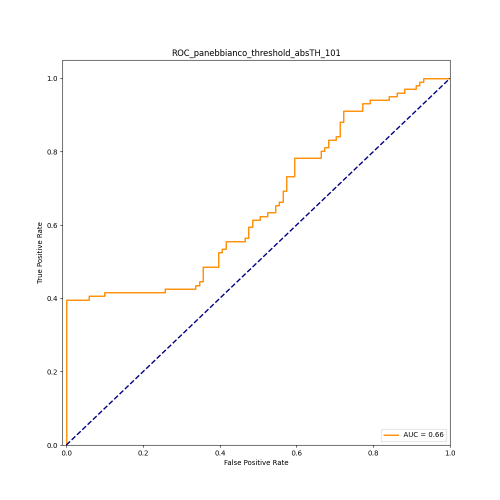
#> input picture ROCs/ROC_panebbianco_threshold_absTH_101.png, 1000 x 1000 px (shown at 1/2 size)
$ python -i threshold_panebbianco.py   (imports and definitions only)
#> lines starting #> are read from the running program, lines starting #| are printed output that depends on the picture
#!/usr/bin/env python3
import os
import cv2
import random
import numpy as np
from skimage.transform import rescale
from scipy.signal import convolve2d
from sklearn.metrics import roc_curve, auc
import matplotlib.pyplot as plt
from embed_panebbianco import embeddedFinalMethod
from detection_panebbianco import extractWatermark, similarity

methodName = "panebbianco_threshold_absTH"
numTestImages = 101 # The number of images to be tested from 0 to 101

# @brief Add awgn to the image
#
# @param img    the original image
# @param std    the standard deviation of the gaussian noise
# @param seed   the seed for the generator
#
# @return the image with the noise
# [6 lines left out: function awgn, not called in this run]


# @brief Add blur to the image
#
# @param img    the original image
# @param sigma  the sigma parameter for the gaussian filter
#
# @return the blur image
def blur(img, sigma):
  from scipy.ndimage.filters import gaussian_filter
  outImg = gaussian_filter(img, sigma)
  return outImg


# @brief sahrp an image
#
# @param img    the original image
# @param alpha  the alpha parameter for the gaussian filter
# @param sigma  the sigma parameter for the gaussian filter
#
# @return the sharpened image
# [47 lines left out: functions sharpening, median, resize, jpeg_compression, not called in this run]
# [1 line not run here, left out]
def random_attack(img):
  i = random.randint(1,6)
  if i==1:
    attacked = awgn(img, 5.0, 123)
  elif i==2:
    attacked = blur(img, [3, 2])
  elif i==3:
    attacked = sharpening(img, 1, 1)
  elif i==4:
    attacked = median(img, [3, 5])
  elif i==5:
    attacked = resize(img, 0.5)
  elif i==6:
    attacked = jpeg_compression(img, 75)
  return attacked

# [44 lines left out: function main, not called in this run]


# [2 lines not run here, left out]

>>> import cv2
>>> picture = cv2.imread('ROCs/ROC_panebbianco_threshold_absTH_101.png', cv2.IMREAD_GRAYSCALE)
#> picture: shape (1000, 1000); min 0, max 255, mean 252.4
>>> result = random_attack(picture)
#> in blur, `outImg = gaussian_filter(img, sigma)`:
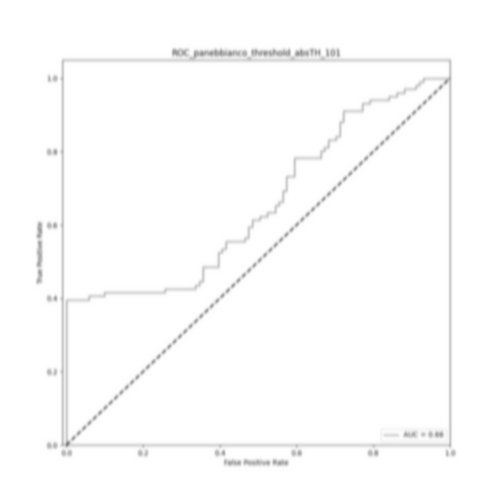
#> outImg: shape (1000, 1000) (shown at 1/2 size); min 122, max 255, mean 252.3
